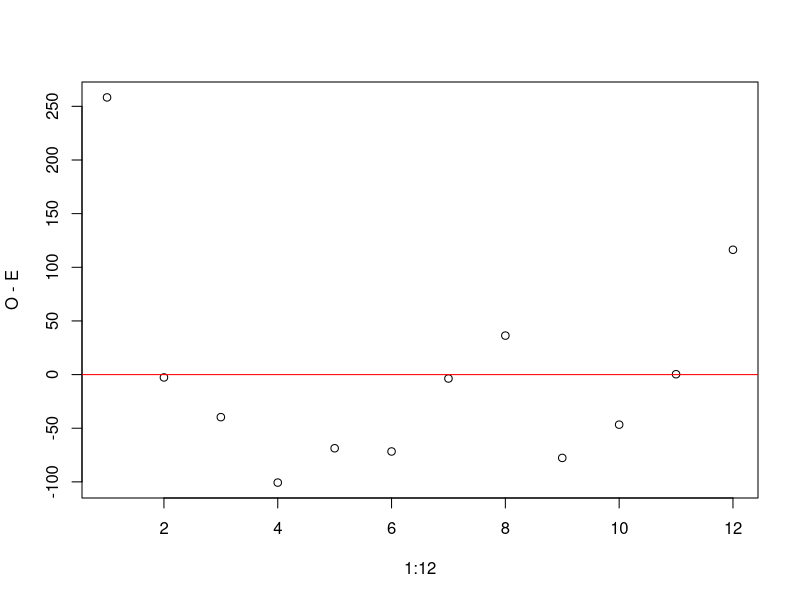
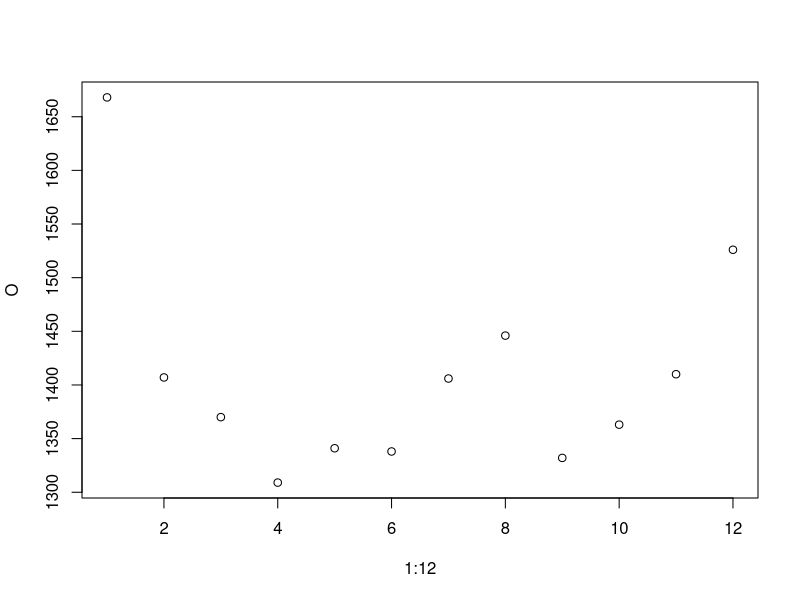

Here is the R script that generated these plots, in order:
### 9.33

###              |  pre | post
### deaths in CA |  922 | 997
### deaths in AS |  418 | 434

### check out deaths in CA for significance
p.theta <- c(0.5,0.5)
O <- c(922,997)
n <- sum(O)
E <- n*p.theta

GLRT <- 2*sum(O*log(O/E)) # 2.932
X.squared <- sum((O-E)^2/E) # 2.931

df <- 1-0
pchisq(q=GLRT,df=df,lower.tail=F) # 0.0868

### check out deaths in Asian for significance

O2 <- c(418,434)
n2 <- sum(O2)
E2 <- n2*p.theta
GLRT2 <- 2*sum(O2*log(O2/E2)) # 0.30
X.squared2 <- sum((O2-E2)^2/E2) # 0.30

df <- 1-0
pchisq(q=GLRT2,df=df,lower.tail=F) # 0.5835

#####################
### 9.37

### load in number of deaths per month
O <- c(1668,1407,1370,1309,1341,1338,1406,1446,1332,1363,1410,1526)

### assume that each month is equally likely:
p.0 <- rep(x=1/12,times=12)

n <- sum(O) # 16,916
E <- n*p.0 # ~ 1411 / mo.

GLRT <- 2*sum(O*log(O/E)) # 76.50
X.squared <- sum((O-E)^2/E) # 79.01

df <- length(O)-1 # no free parameters in p(\theta)

# p-value of GLRT 
pchisq(q=GLRT,df=df,lower.tail=F) # 6.98e-12 (basically 0)

# p-value of X.squared
pchisq(q=X.squared,df=df,lower.tail=F) # 2.29e-12 (basically 0)

### essentially, you'd be lead to believe the null isn't right...
### check out (O-E):
plot(1:12,O-E)
abline(a=0,b=0,col='red')
### greatest deviations from model happens in December and January, but also in April and May (rainy months)... So model isn't really taking seasons into account (obviously).

### check out data, graphically
plot(1:12,O)

######################
### build helper function
######################

calcGLRT.and.X2 <- function(O,p.0,df=NULL) {
  ### assuming null hypothesis completely specifices p.0
  n <- sum(O)
  E <- n*p.0
  GLRT <- 2*sum(O*log(O/E))
  X2 <- sum((O-E)^2/E)
  df <- if (is.null(df)) {
        length(O)-1
        } else {
          df
        }
  p.value1 <- pchisq(q=GLRT,df=df,lower.tail=F)
  p.value2 <- pchisq(q=X2,df=df,lower.tail=F)
  return(list(GLRT=GLRT,GLRT.p.value=p.value1, X.squared=X2, X2.p.value=p.value2) )
}


#####################
### 9.43.a

O <- c(9207,8743)
p.0 <- c(0.5,0.5)
calcGLRT.and.X2(O,p.0)
# GLRT and X.squared are ~ 11.99 with p-values ~ 0.0005
# so we'd most likely reject the null-hypothesis.

### 9.43.b

O <- c(100,524,1080,1126,655,105)
### if all coins were fair 
p.0 <- dbinom(x=0:5,size=5,prob=0.5)
calcGLRT.and.X2(O,p.0)
# GLRT ~ 20.89, X.squared ~ 21.57 => reject

### 9.43.c

### calculate p.hat from Likelihood that considers 
### \vec{p} = (p,p,p,p,p) for some p \in [0,1]
### turns out to be "NPMLE".

p.hat <- 9207/(9207+8743)
p.0 <- dbinom(x=0:5,size=5,prob=p.hat)
calcGLRT.and.X2(O,p.0,4)
# GLRT ~ 8.89, X.squared ~ 8.74 (p-value ~ 0.067)